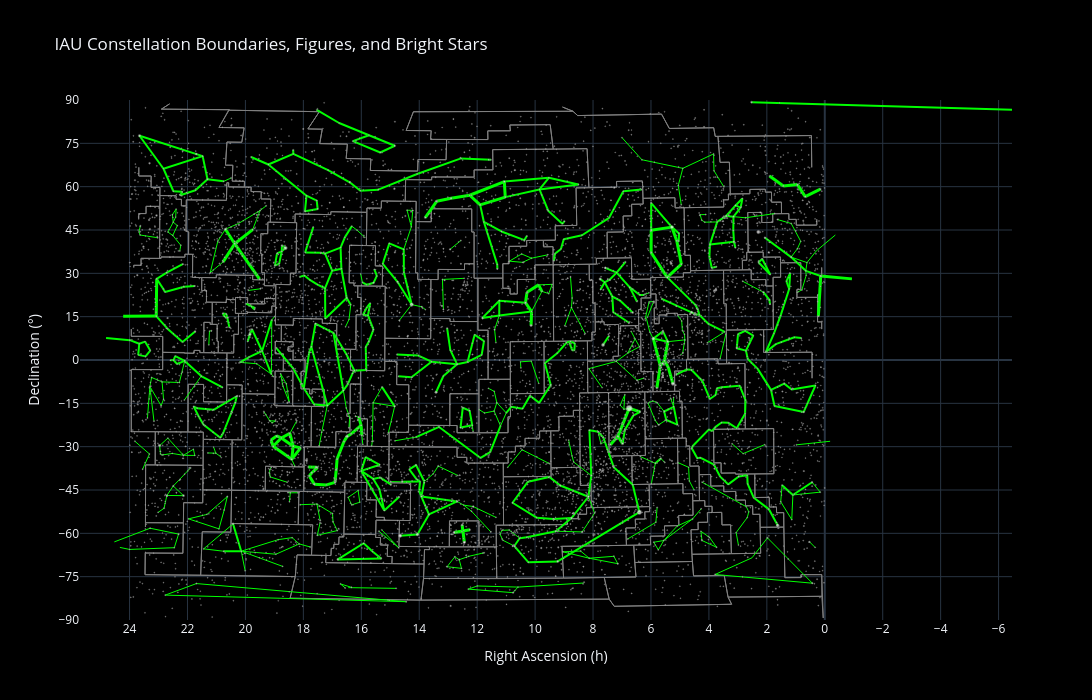

Write notebook code for a chart like this one.
### Code cell
rel_flux = 10 ** (-0.2 * bright_stars["mag"])  # brightness ~ sqrt(flux), so area scales with flux
marker_size = MIN_MARKER_SIZE + (MAX_MARKER_SIZE - MIN_MARKER_SIZE) * (
    rel_flux - rel_flux.min()
) / (rel_flux.max() - rel_flux.min())

star_trace = go.Scatter(
    x=bright_stars["ra_deg"] / 15,
    y=bright_stars["dec_deg"],
    mode="markers",
    marker=dict(size=marker_size, color="white", line=dict(width=0.5, color="dimgray")),
    name="Bright stars",
    hoverinfo="text",
    hovertext=[
        f"HR {hr} ({name}) {con}<br>mag {m:.2f}"
        for hr, name, con, m in zip(
            bright_stars["hr"], bright_stars["name"], bright_stars["constellation"], bright_stars["mag"]
        )
    ],
    showlegend=False,
)

fig.add_trace(star_trace)
fig.update_layout(title="IAU Constellation Boundaries, Figures, and Bright Stars")
fig.show()
